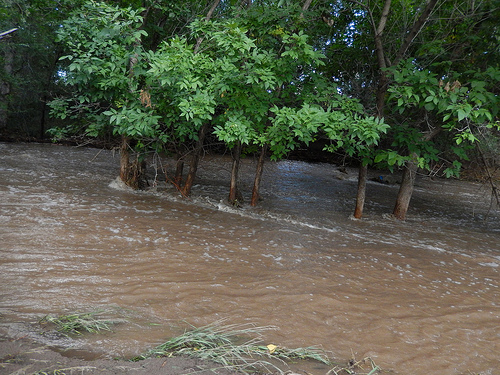
%> input picture Part 2/ImagesWithWaterTESTING/watertest[10].jpg, 500 x 375 px; its folder holds 4 pictures in this run
$ octave bayesian_proj2.m   (GNU Octave 9; MATLAB toolbox functions it lacks are replaced by stand-ins)
%> lines starting %> are read from the running program, lines starting %| are printed output that depends on the picture
clear

%Bayesian Classifier

water_g_W = 19/20; %Probability of water given water class
water_g_NW = 1/10; %Probability of water given non-water class;
nonwater_g_W = 1/20; %Probability of nonwater given water class;
nonwater_g_NW = 9/10; %Probability of nonwater given non-water class;
p_W = 2/3; %Probability of water class;
p_NW = 1/3; %Probability of non-water class;
p_water = (water_g_W * p_W) + (water_g_NW * p_NW); %Probability of water
p_nonwater = (nonwater_g_W * p_W) + (nonwater_g_NW * p_NW); %Probability of nonwater

water_X = zeros(1,10);
water_Y = zeros(1,10);
i = 1;
files = dir('C:/Users/Jordan/Documents/This Semester/ECE 759/Project/ImagesWithWaterTESTING/*.jpg');
path = 'C:/Users/Jordan/Documents/This Semester/ECE 759/Project/ImagesWithWaterTESTING/';
for file = files'

    %Read in image
    RGB = imread(strcat(path,file.name));
%> RGB is the input picture: size 375x500x3 uint8; mean R, G, B 87.9, 91.1, 74.1
    water_mean = mean2(RGB);
%> water_mean = 84.36
    std_dev = std2(RGB);
%> std_dev = 31.46
    water_var = std_dev^2;
%> water_var = 989.8
    if(water_var > round(-22.5*water_mean + 6000))
        p_feature = 'non_water class';
    else
        p_feature = 'water class';
    end

    water_X(i) = water_mean;
    water_Y(i) = water_var;
    i = i + 1;
    disp(strcat(file.name,': ',p_feature))

end

no_water_X = zeros(1,10);
no_water_Y = zeros(1,10);
i = 1;
files = dir('C:/Users/Jordan/Documents/This Semester/ECE 759/Project/NoWaterTesting/*.jpg');
path = 'C:/Users/Jordan/Documents/This Semester/ECE 759/Project/NoWaterTesting/';
for file = files'

    %Read in image and extract range from blue channel
    RGB = imread(strcat(path,file.name));
    water_mean = mean2(RGB);
    std_dev = std2(RGB);
    water_var = std_dev^2;
    if(water_var > round(-22.5*water_mean + 6000))
        p_feature = 'non_water class';
    else
        p_feature = 'water class';
    end

    no_water_X(i) = water_mean;
    no_water_Y(i) = water_var;
    i = i + 1;
    disp(strcat(file.name,': ',p_feature))

end

x = 0:.01:200;
y = -22.5*x + 6000;
plot(water_X,water_Y,'b+',no_water_X,no_water_Y,'r*');
legend('Images with Water', 'Images with no water');
hold on
plot(x,y, 'g')
title('Water vs. Non-water')
xlabel('Mean')
ylabel('Variance')
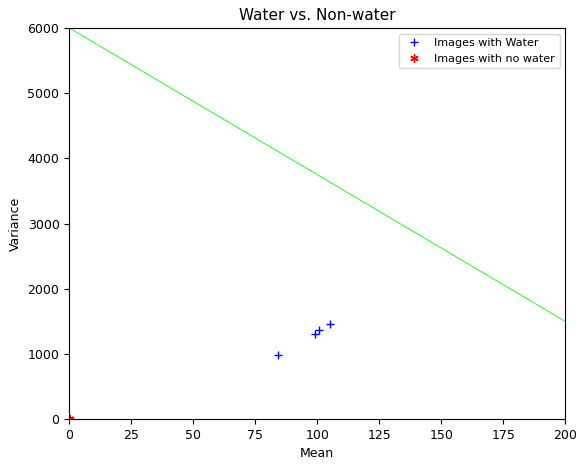
%> figure redrawn from the program's plot data; curve peaks at x = 0, y = 6000
